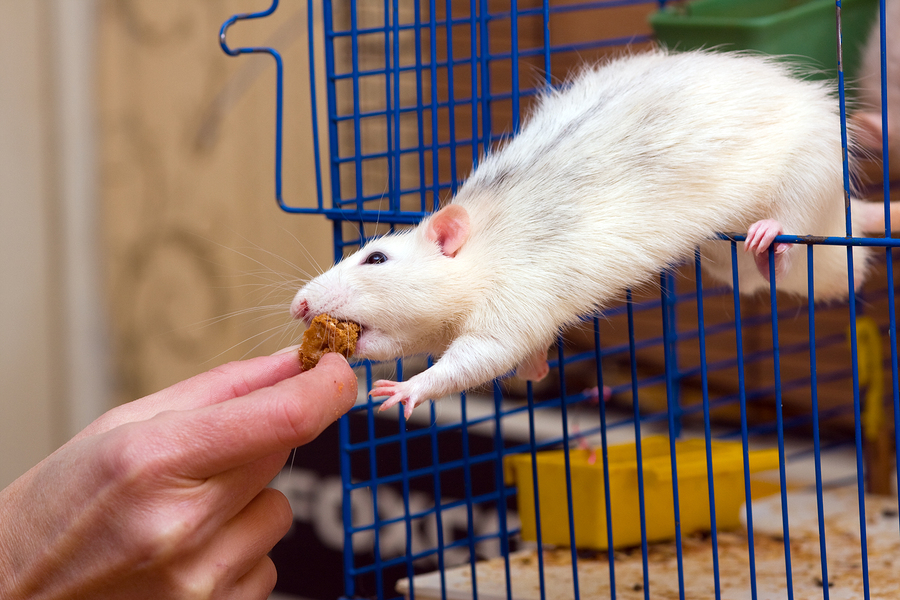
#> input picture pet_rat.jpg, 900 x 600 px
$ python Homework_13.py
#> lines starting #> are read from the running program, lines starting #| are printed output that depends on the picture
from PIL import Image, ImageOps

image1 = Image.open('pet_rat.jpg')
#> image1 is the input picture: PIL image 900x600 RGB; mean R, G, B 142.6, 119.4, 108.2
print(image1.mode)
#| RGB
print(image1.size)
#| (900, 600)
print(image1.width)
#| 900
print(image1.height)
#| 600
print(image1.format)
#| JPEG
image1.show()

with Image.open("pet_rat.jpg") as image2:
    thumbnail_size = (128, 128)
    thumbnail_image = ImageOps.fit(image2, thumbnail_size)
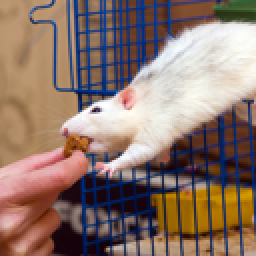
#> thumbnail_image: PIL image 128x128 RGB (shown 2 times larger); mean R, G, B 140.8, 118, 107.9
    thumbnail_image.save("pet_rat_thumbnail.jpg", "JPEG")
